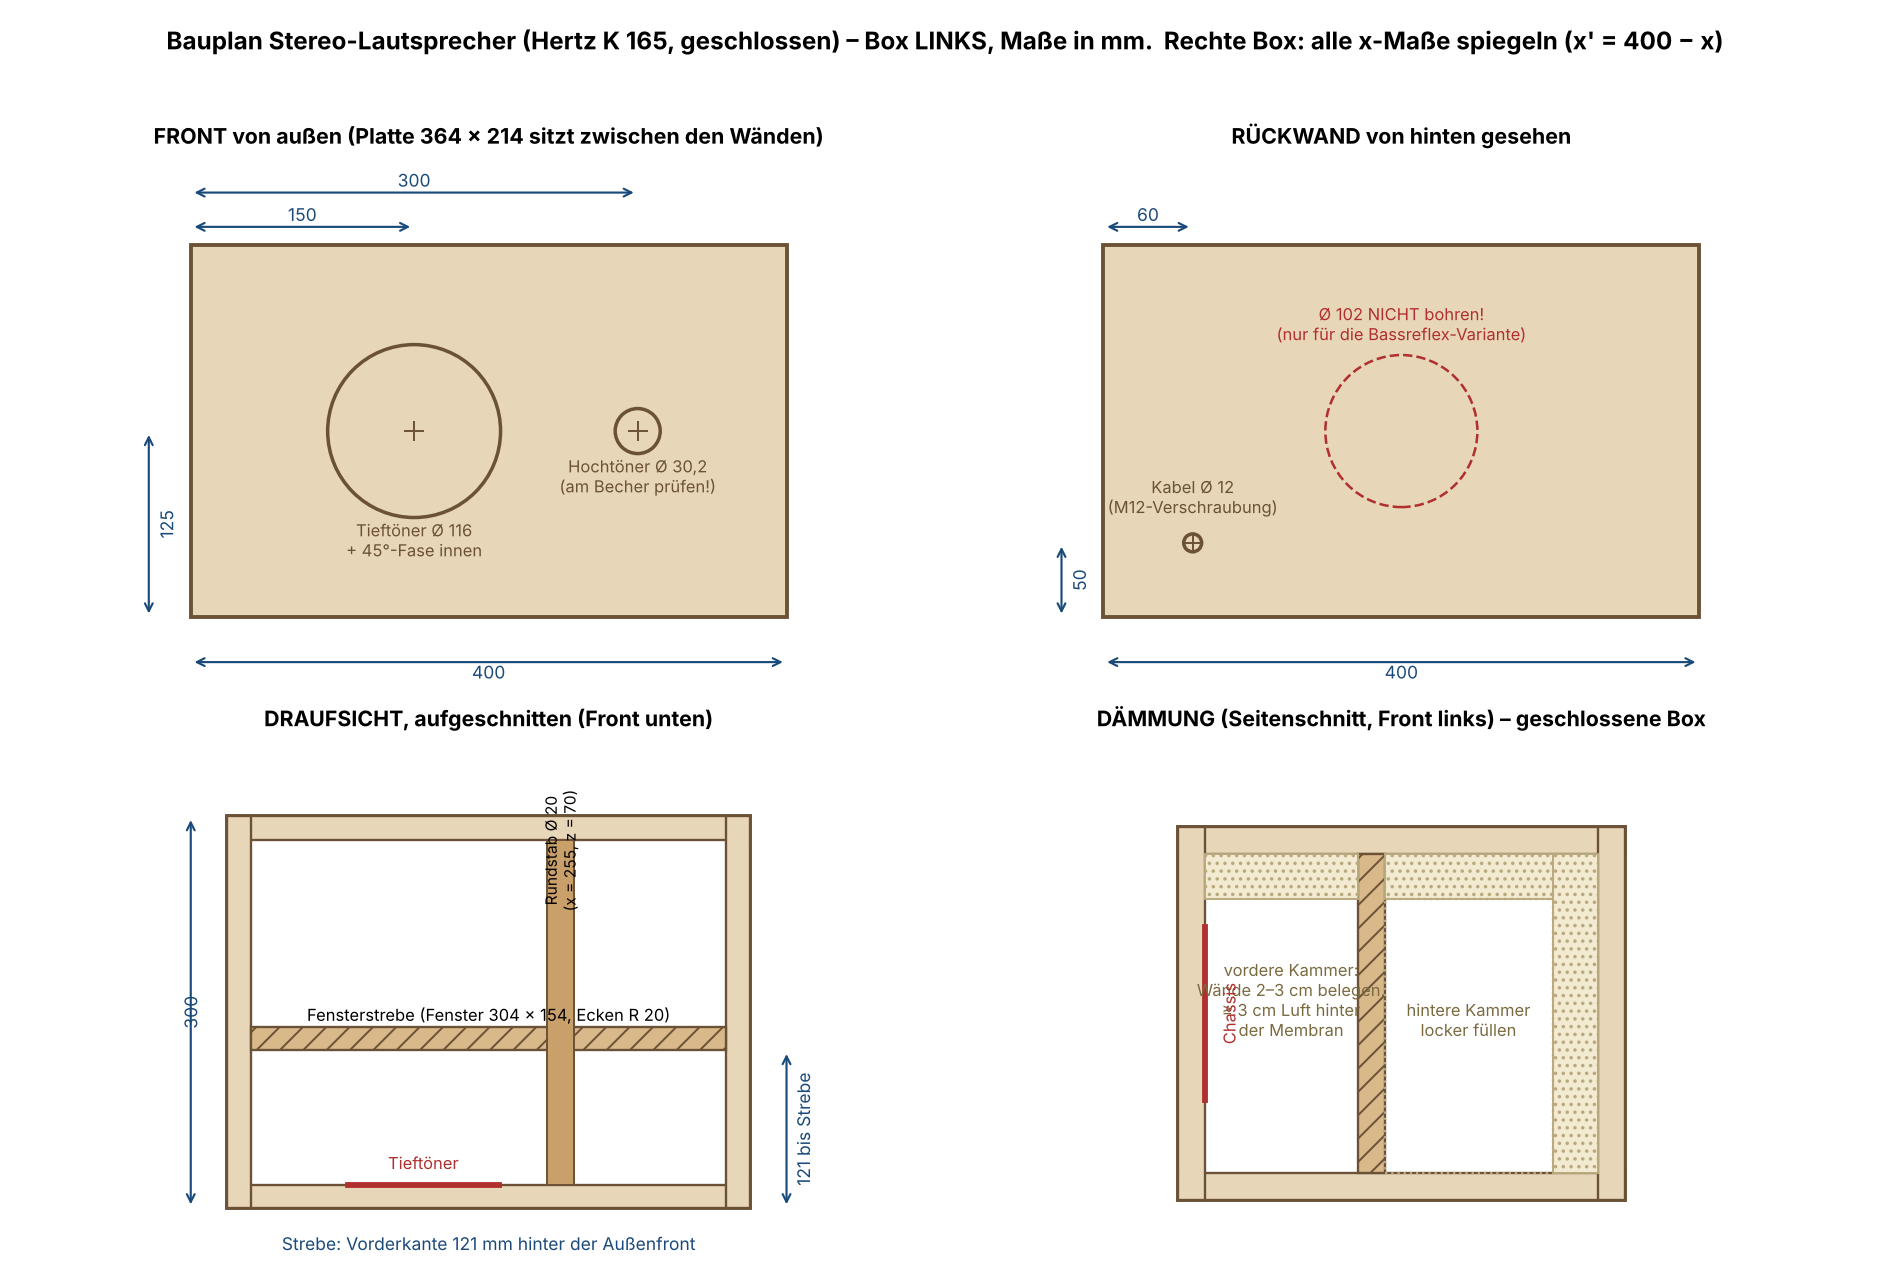

Write Python code to recreate this figure.
#!/usr/bin/env python3
"""Erzeugt bauplan.png: bemasste Werkstattzeichnung der Box (Box links;
rechte Box spiegelbildlich). Alle Masse in mm. Laeuft mit matplotlib."""
import matplotlib
matplotlib.use("Agg")
import matplotlib.pyplot as plt
from matplotlib.patches import Circle, Rectangle

HOLZ = "#e8d6b8"; KANTE = "#6b5236"; MASS = "#1a4a7a"; ROT = "#b03030"

def dim_h(ax, x0, x1, y, text, oben=True):
    ax.annotate("", (x0, y), (x1, y), arrowprops=dict(arrowstyle="<->", color=MASS, lw=1.1))
    ax.text((x0 + x1) / 2, y + (4 if oben else -11), text, ha="center", color=MASS, fontsize=9)

def dim_v(ax, x, y0, y1, text):
    ax.annotate("", (x, y0), (x, y1), arrowprops=dict(arrowstyle="<->", color=MASS, lw=1.1))
    ax.text(x + 5, (y0 + y1) / 2, text, va="center", color=MASS, fontsize=9, rotation=90)

def platte(ax, b, h, titel):
    ax.add_patch(Rectangle((0, 0), b, h, facecolor=HOLZ, edgecolor=KANTE, lw=2))
    ax.set_title(titel, fontsize=11, weight="bold")
    ax.set_aspect("equal"); ax.set_xlim(-45, b + 45); ax.set_ylim(-45, h + 60)
    ax.axis("off")

fig, axs = plt.subplots(2, 2, figsize=(13.5, 9.2), dpi=140)
fig.suptitle("Bauplan Stereo-Lautsprecher (Hertz K 165, geschlossen) – Box LINKS, Maße in mm.  "
             "Rechte Box: alle x-Maße spiegeln (x' = 400 − x)", fontsize=12.5, weight="bold")

# --- Front (von aussen) ---
ax = axs[0][0]; platte(ax, 400, 250, "FRONT von außen (Platte 364 × 214 sitzt zwischen den Wänden)")
for d, x, name in ((116, 150, "Tieftöner Ø 116\n+ 45°-Fase innen"), (30.2, 300, "Hochtöner Ø 30,2\n(am Becher prüfen!)")):
    ax.add_patch(Circle((x, 125), d / 2, fill=False, color=KANTE, lw=1.8))
    ax.plot(x, 125, "+", color=KANTE, ms=10)
    ax.text(x, 125 - d / 2 - 26, name, ha="center", fontsize=8.5, color=KANTE)
dim_h(ax, 0, 150, 262, "150"); dim_h(ax, 0, 300, 285, "300")
dim_v(ax, -28, 0, 125, "125"); dim_h(ax, 0, 400, -30, "400", oben=False)

# --- Rueckwand (von hinten) ---
ax = axs[0][1]; platte(ax, 400, 250, "RÜCKWAND von hinten gesehen")
ax.add_patch(Circle((60, 50), 6, fill=False, color=KANTE, lw=1.8)); ax.plot(60, 50, "+", color=KANTE, ms=8)
ax.text(60, 70, "Kabel Ø 12\n(M12-Verschraubung)", ha="center", fontsize=8.5, color=KANTE)
ax.add_patch(Circle((200, 125), 51, fill=False, color=ROT, lw=1.3, linestyle="--"))
ax.text(200, 186, "Ø 102 NICHT bohren!\n(nur für die Bassreflex-Variante)", ha="center", fontsize=8.5, color=ROT)
dim_h(ax, 0, 60, 262, "60"); dim_v(ax, -28, 0, 50, "50"); dim_h(ax, 0, 400, -30, "400", oben=False)

# --- Draufsicht (Schnitt) ---
ax = axs[1][0]; platte(ax, 400, 300, "DRAUFSICHT, aufgeschnitten (Front unten)")
ax.add_patch(Rectangle((18, 18), 364, 264, facecolor="white", edgecolor="none"))
for r in ((0, 0, 400, 18), (0, 282, 400, 18), (0, 0, 18, 300), (382, 0, 18, 300)):
    ax.add_patch(Rectangle((r[0], r[1]), r[2], r[3], facecolor=HOLZ, edgecolor=KANTE, lw=1.2))
ax.add_patch(Rectangle((18, 121), 364, 18, facecolor="#d9b98a", edgecolor=KANTE, lw=1.2, hatch="//"))
ax.text(200, 148, "Fensterstrebe (Fenster 304 × 154, Ecken R 20)", ha="center", va="center", fontsize=8.5)
ax.add_patch(Rectangle((245, 18), 20, 264, facecolor="#caa06a", edgecolor=KANTE, lw=1))
ax.text(255, 230, "Rundstab Ø 20\n(x = 255, z = 70)", ha="center", fontsize=8, rotation=90)
ax.plot([92, 208], [18, 18], color=ROT, lw=3)
ax.text(150, 30, "Tieftöner", ha="center", fontsize=8.5, color=ROT)
dim_v(ax, 428, 0, 121, "121 bis Strebe")
ax.annotate("", (-28, 0), (-28, 300), arrowprops=dict(arrowstyle="<->", color=MASS, lw=1.1))
ax.text(-36, 150, "300", va="center", color=MASS, fontsize=9, rotation=90)
ax.text(200, -32, "Strebe: Vorderkante 121 mm hinter der Außenfront", ha="center", fontsize=9, color=MASS)

# --- Daemmschema (Seitenschnitt) ---
ax = axs[1][1]; platte(ax, 300, 250, "DÄMMUNG (Seitenschnitt, Front links) – geschlossene Box")
ax.add_patch(Rectangle((18, 18), 264, 214, facecolor="white", edgecolor="none"))
for r in ((0, 0, 300, 18), (0, 232, 300, 18), (0, 0, 18, 250), (282, 0, 18, 250)):
    ax.add_patch(Rectangle((r[0], r[1]), r[2], r[3], facecolor=HOLZ, edgecolor=KANTE, lw=1.2))
ax.add_patch(Rectangle((121, 18), 18, 214, facecolor="#d9b98a", edgecolor=KANTE, lw=1.2, hatch="//"))
for r in ((252, 18, 30, 214), (18, 202, 103, 30), (139, 202, 113, 30)):   # Rueckwand + Deckel
    ax.add_patch(Rectangle((r[0], r[1]), r[2], r[3], facecolor="#f3ead2", edgecolor="#b9a97e", lw=1, hatch="..."))
ax.add_patch(Rectangle((139, 18), 113, 184, facecolor="none", edgecolor="#b9a97e", lw=1.2, linestyle=":"))
ax.text(195, 110, "hintere Kammer\nlocker füllen", ha="center", fontsize=8.5, color="#7a6a40")
ax.text(76, 110, "vordere Kammer:\nWände 2–3 cm belegen,\n≥ 3 cm Luft hinter\nder Membran", ha="center", fontsize=8.5, color="#7a6a40")
ax.plot([18, 18], [67, 183], color=ROT, lw=3)
ax.text(28, 125, "Chassis", fontsize=8.5, color=ROT, rotation=90, va="center")
fig.tight_layout(rect=(0, 0, 1, 0.96))
fig.savefig("bauplan.png")
print("bauplan.png geschrieben")
